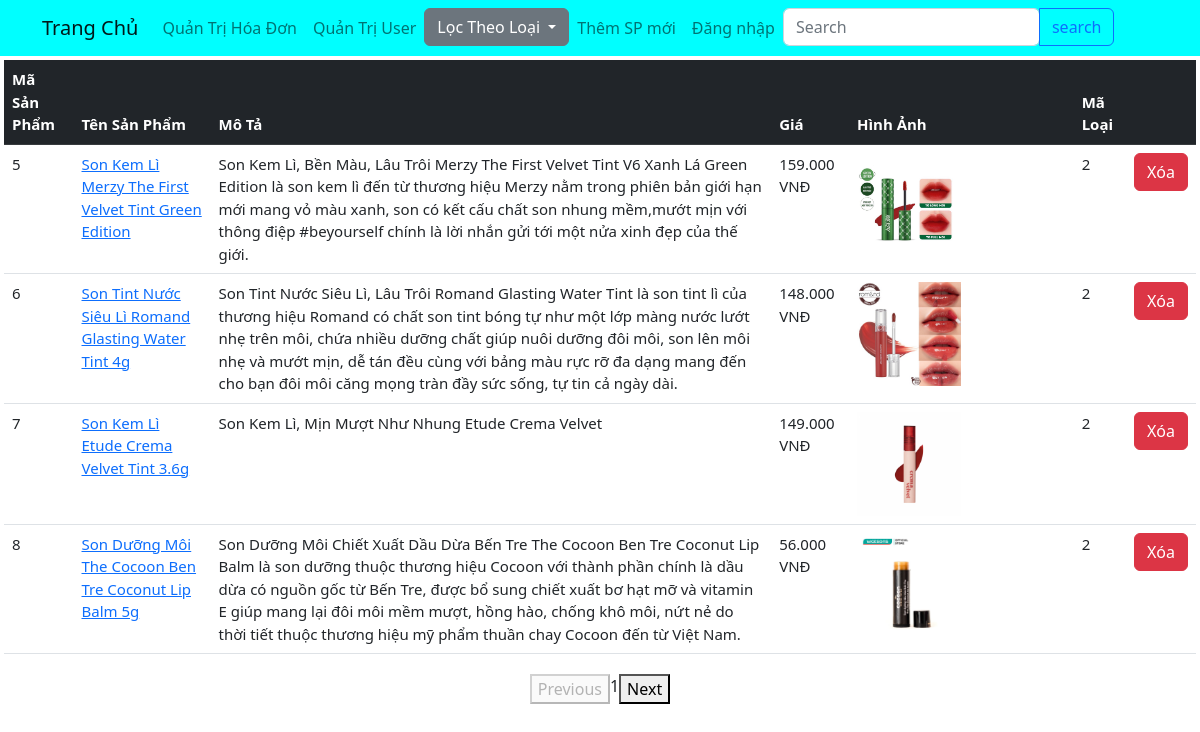
Page /admin/locsanpham.php?id=2 on the committed database.
### tables this page shows
CREATE TABLE `sanpham` (
  `masp` int NOT NULL,
  `tensp` text NOT NULL,
  `hinhanh` text NOT NULL,
  `gia` int NOT NULL,
  `mota` text NOT NULL,
  `maloai` int NOT NULL
);

### class/SanPham.php (called while the page is built, shortened)
<?php
class SanPham
{
    public static function getDSSanPhamByMaLoai($pdo, $maloai, $limit, $offset) {
        $sql = "SELECT * FROM sanpham where maloai=:maloai ORDER BY masp LIMIT :limit OFFSET :offset";
        $stmt = $pdo->prepare($sql);
        $stmt->bindValue(':limit', $limit, PDO::PARAM_INT);
        $stmt->bindValue(':offset', $offset, PDO::PARAM_INT);
        $stmt->bindValue(':maloai', $maloai, PDO::PARAM_INT);
        if ($stmt->execute()) {
            $stmt->setFetchMode(PDO::FETCH_CLASS, 'SanPham');
            return $stmt->fetchAll();
        }
    }
}

### admin/locsanpham.php (the view, shortened to what this page needs)
<?php
require '../class/Database.php';
require '../class/SanPham.php';
$maloai ='';
if (isset($_GET['id'])) {
    $maloai = $_GET['id'];
} else {
}
$db = new Database();
$pdo = $db->getConnect();
$sanpham_per_page = 4;
$page = $_GET['page'] ?? 1;
$limit = $sanpham_per_page;
$offset = ($page - 1) * $sanpham_per_page;
if($maloai != '')
{
    $data = SanPham::getDSSanPhamByMaLoai($pdo, $maloai, $limit, $offset);
}
?>
<?php require '../inc/header_ad.php';?>
<div class="p-1">
    <table class="table" style="width: 100%; font-size: 15px;">
        <thead class="table-dark">
            <tr>
                <th>Mã Sản Phẩm</th>
                <th>Tên Sản Phẩm</th>
                <th>Mô Tả</th>
                <th>Giá</th>
                <th>Hình Ảnh</th>
                <th>Mã Loại</th>
                <th></th>
            </tr>
        </thead>
        <tbody>
            <?php foreach ($data as $sanpham): ?>
            <tr>
                <?php foreach (get_object_vars($sanpham) as $key => $value): ?>
                <?php if ($key == 'gia') : ?>
                <td><?= number_format($value, 0, ',', '.') ?> VNĐ</td>
                <?php elseif ($key == 'tensp'): ?>
                <td><a href="chitietsanpham_ad.php?id=<?= $sanpham->masp ?>"><?= $value ?></a></td>
                <?php elseif($key == 'hinhanh'):?>
                <?php if($value == null):?>
                <td>Chưa có hình</td>
                <?php else:?>
                <td><img style="width: 50%;" src="../img/<?= $value?>" /></td>
                <?php endif; ?>
                <?php else: ?>
                <td><?= $value ?></td>
                <?php endif; ?>
                <?php endforeach; ?>
                <td><a class="btn btn-danger" href="xoa-sanpham.php?id=<?= $sanpham->masp ?>">Xóa</a></td>
            </tr>
            <?php endforeach; ?>
        </tbody>
    </table>
</div>
<form method="get" class="d-flex justify-content-center">
    <div class="pagination">
        <button class="page-item" name="page" value="<?= $page - 1 ?>" type="submit"
            <?= $page <= 1 ? 'disabled' : '' ?>>Previous</button>
        <div class="page-item"><?= $page ?></div>
        <button class="page-item" name="page" value="<?= $page + 1 ?>" type="submit"
            <?= count($data) < $sanpham_per_page ? 'disabled' : '' ?>>Next</button>
    </div>
</form>
<?php require '../inc/footer.php'; ?>

### rows in the picture
sanpham: masp "5", tensp "Son Kem Lì Merzy The First Velvet Tint Green Edition", mota "Son Kem Lì, Bền Màu, Lâu Trôi Merzy The First Velvet Tint V6 Xanh Lá Green Edition là son kem lì đến từ thương hiệu Merzy nằm trong phiên bản giới hạn mới mang vỏ màu xanh, son có kết cấu chất son nhung mềm,mướt mịn với thông điệp #beyourself chính là lời nhắn gửi tới một nửa xinh đẹp của thế giới.", gia "159.000", maloai "2"
sanpham: masp "6", tensp "Son Tint Nước Siêu Lì Romand Glasting Water Tint 4g", mota "Son Tint Nước Siêu Lì, Lâu Trôi Romand Glasting Water Tint là son tint lì của thương hiệu Romand có chất son tint bóng tự như một lớp màng nước lướt nhẹ trên môi, chứa nhiều dưỡng chất giúp nuôi dưỡng đôi môi, son lên môi nhẹ và mướt mịn, dễ tán đều cùng với bảng màu rực rỡ đa dạng mang đến cho bạn đôi môi căng mọng tràn đầy sức sống, tự tin cả ngày dài.", gia "148.000", maloai "2"
sanpham: masp "7", tensp "Son Kem Lì Etude Crema Velvet Tint 3.6g", mota "Son Kem Lì, Mịn Mượt Như Nhung Etude Crema Velvet", gia "149.000", maloai "2"
sanpham: masp "8", tensp "Son Dưỡng Môi The Cocoon Ben Tre Coconut Lip Balm 5g", mota "Son Dưỡng Môi Chiết Xuất Dầu Dừa Bến Tre The Cocoon Ben Tre Coconut Lip Balm là son dưỡng thuộc thương hiệu Cocoon với thành phần chính là dầu dừa có nguồn gốc từ Bến Tre, được bổ sung chiết xuất bơ hạt mỡ và vitamin E giúp mang lại đôi môi mềm mượt, hồng hào, chống khô môi, nứt nẻ do thời tiết thuộc thương hiệu mỹ phẩm thuần chay Cocoon đến từ Việt Nam.", gia "56.000", maloai "2"

### other values in the picture
$page "1"
